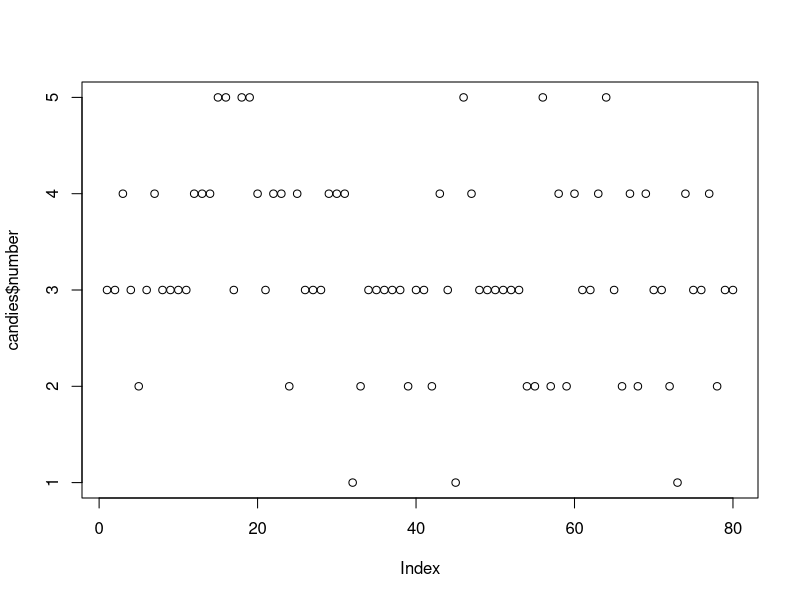
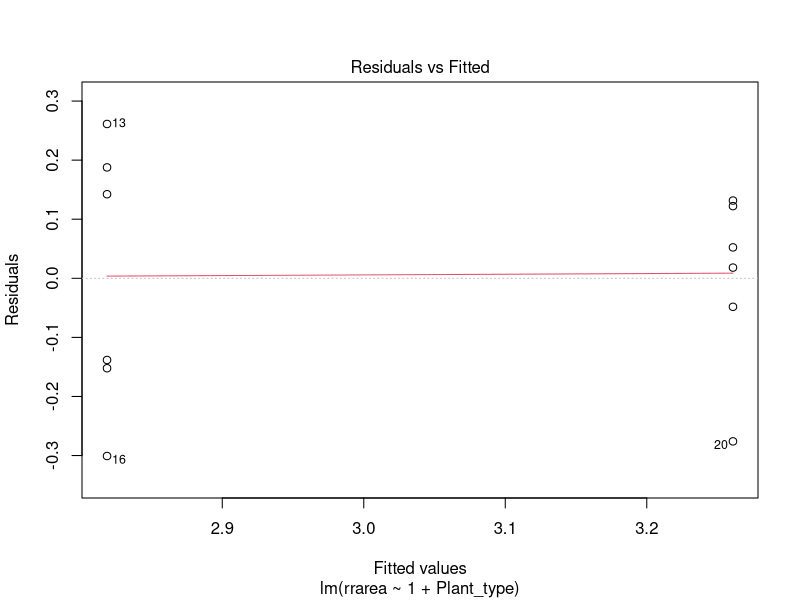
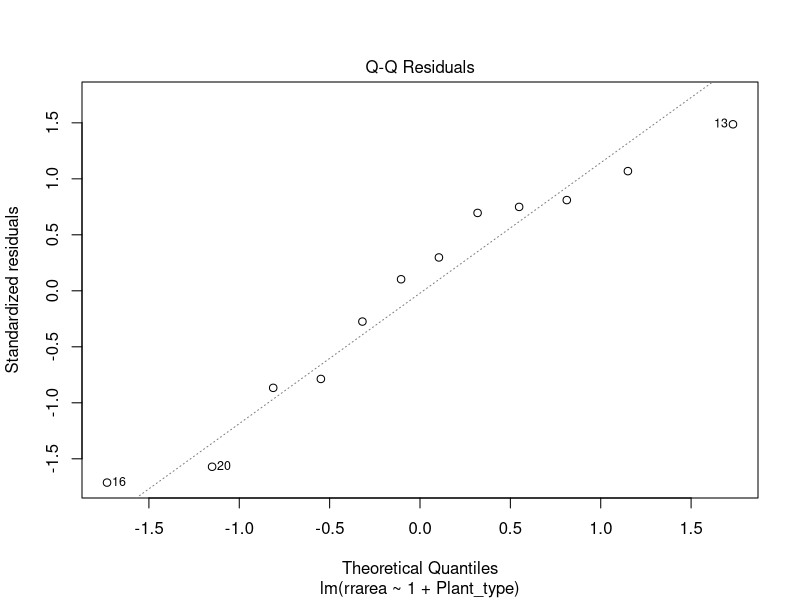
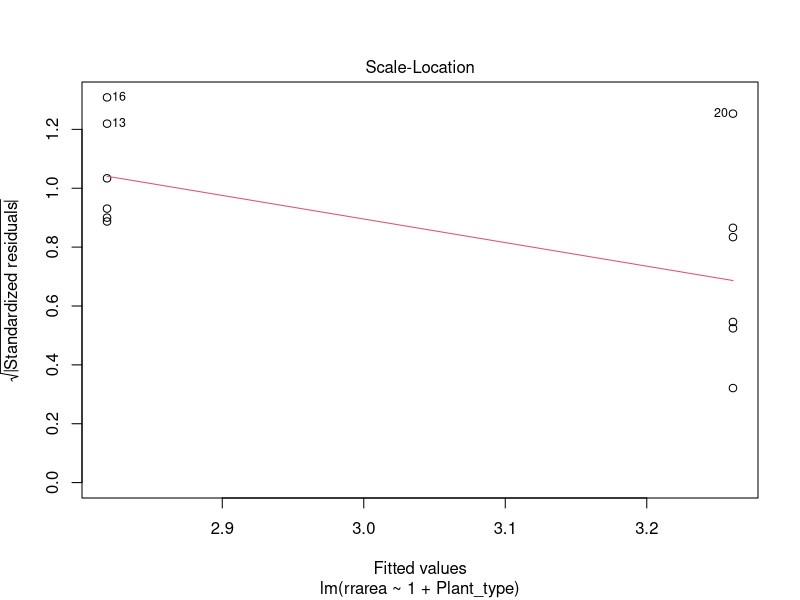
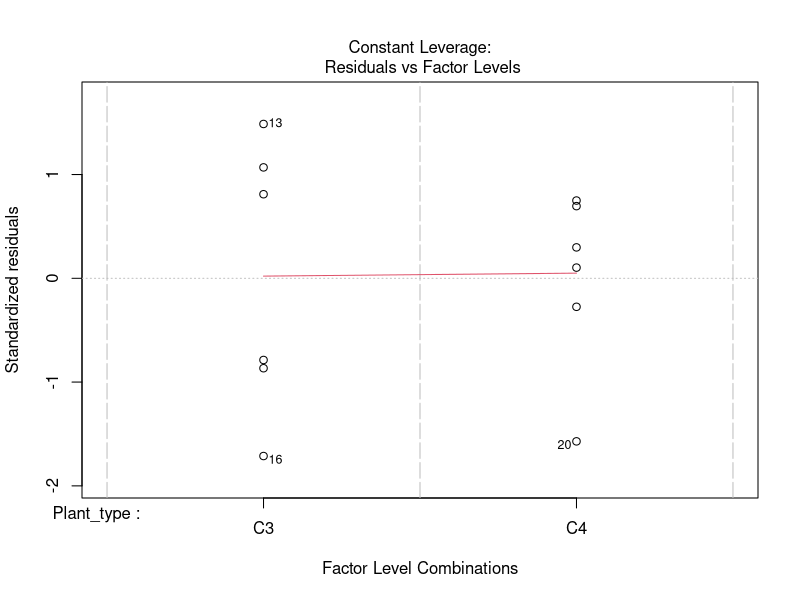
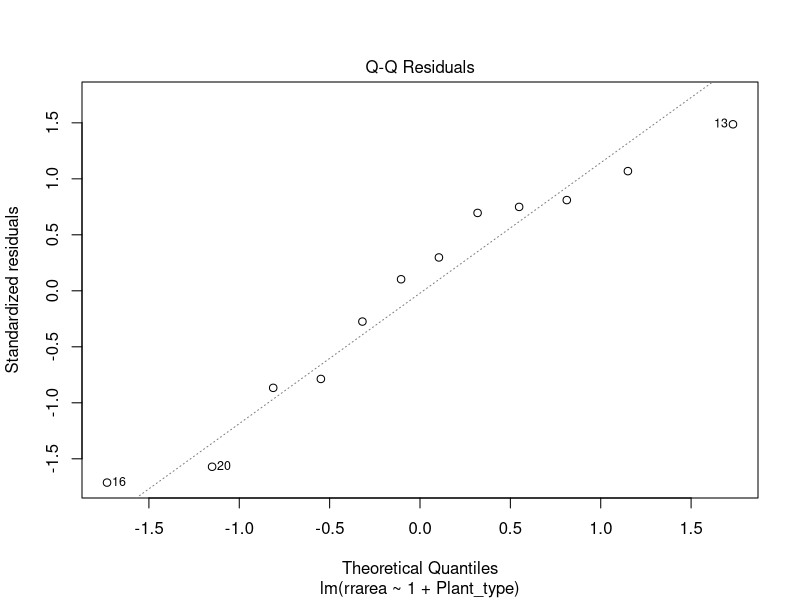
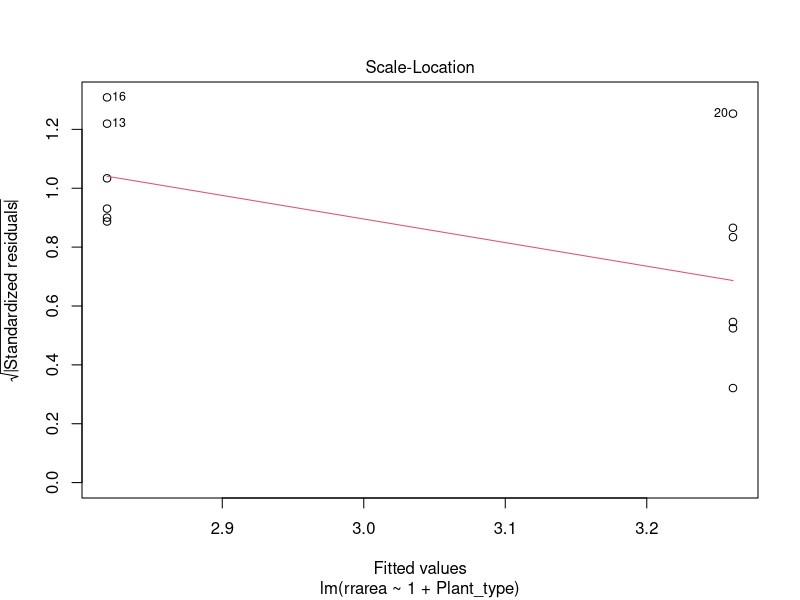
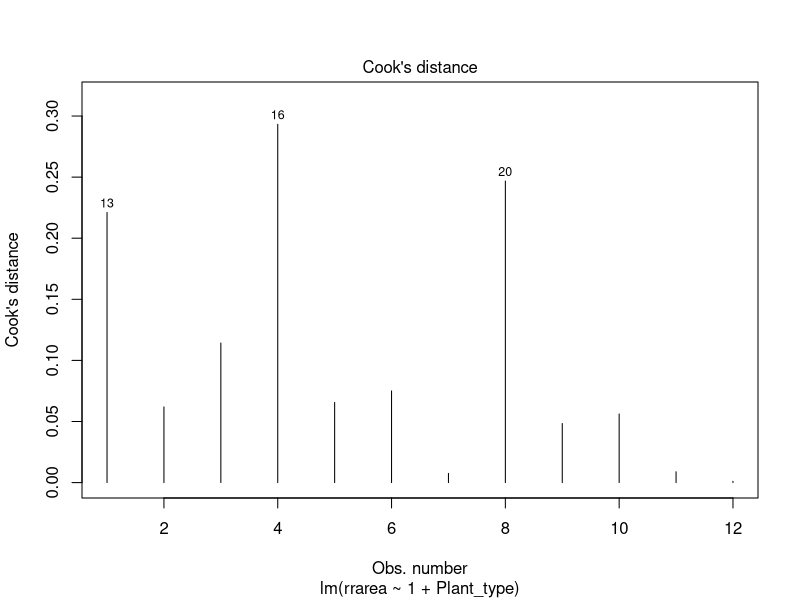

Here is the R script that generated these plots, in order: (Note: this script raises an error after producing the figures.)
candies <- read.csv("Data/candies.csv")
str(candies)
summary(candies)
plot(candies$number)
table(candies$number)/nrow(candies)

simulated <- rbinom(n = 100, size = 5, prob = 0.5)
table(simulated)/length(simulated)

mean(candies$number)/5
simulated <- rbinom(n = 100, size = 5, prob = 0.64)
table(simulated)/length(simulated)

dbinom(x = 5, size = 5, prob = .5)


resp <- read.csv(file = "Data/d_respiration.csv")
resp_L <- subset(resp, Variation == "Low")
resp_H <- subset(resp, Variation == "High")

lmL <- lm(rrarea ~ 1 + Plant_type, data=resp_L)
plot(lmL)
plot(lmL, which=2)
plot(lmL, which=3)
plot(lmL, which=4)
summary(lmL)

wheat <- read.csv("Data/wheatyieldPLUS.csv")
summary(aov(Yield ~ Variety, data=wheat, ))
summary(lm2 <- lm(Yield ~ Variety, data=wheat))

anova(lm2, )
library(car)
Anova(lm(Yield ~ Variety, data=search, type=2))

lm2.results<-summary(emmeans(lm2,~Variety))



("Data/Prac1peadata.csv")
ggplot(lm2.results,aes(Variety,emmean, fill=Variety))+
  geom_bar(stat="identity", width=.4)+
  geom_errorbar(aes(ymin =lm2.results$lower.CL,
                    ymax = lm2.results$upper.CL), width=.2)+
  ylim(0,4)+
  geom_point(data=wheat, aes(x=Variety, y=Yield), color="red")+
  labs(y = "Yield")+
  geom_text(aes(x=2.5, y=3.5, label="p=0.001"))






orch <- read.csv("Data/Prac1seedorcharddata.csv")
str(orch)

ggplot(orch, aes(x=seedlot, y=dbh))+geom_point()

summary(lm(dbh ~ seedlot, data=orch))
t.test(dbh ~ seedlot, data=orch)
plot(lm(dbh ~ seedlot, data=orch))

peas <- read.csv("Data/Prac1peadata.csv")
aovpeas <- aov(length~sugar, data = peas)
emmeans(aovpeas, ~sugar)
emmeans(aovpeas, pairwise~sugar)
plot(aovpeas)




#data simulation
samplesize <- 50
predictor <- rnorm(n = samplesize, mean = 2, sd = 3)
hist(predictor)
intercept <- 1
slope <- 0.2
response <- intercept + slope*predictor + runif(n=samplesize, min = -1, max=1)

plot(predictor, response)

dat <- data.frame(predictor, response)

str(dat)

lm0 <- lm(response ~ 1 + predictor, data = dat)
plot(lm0)
